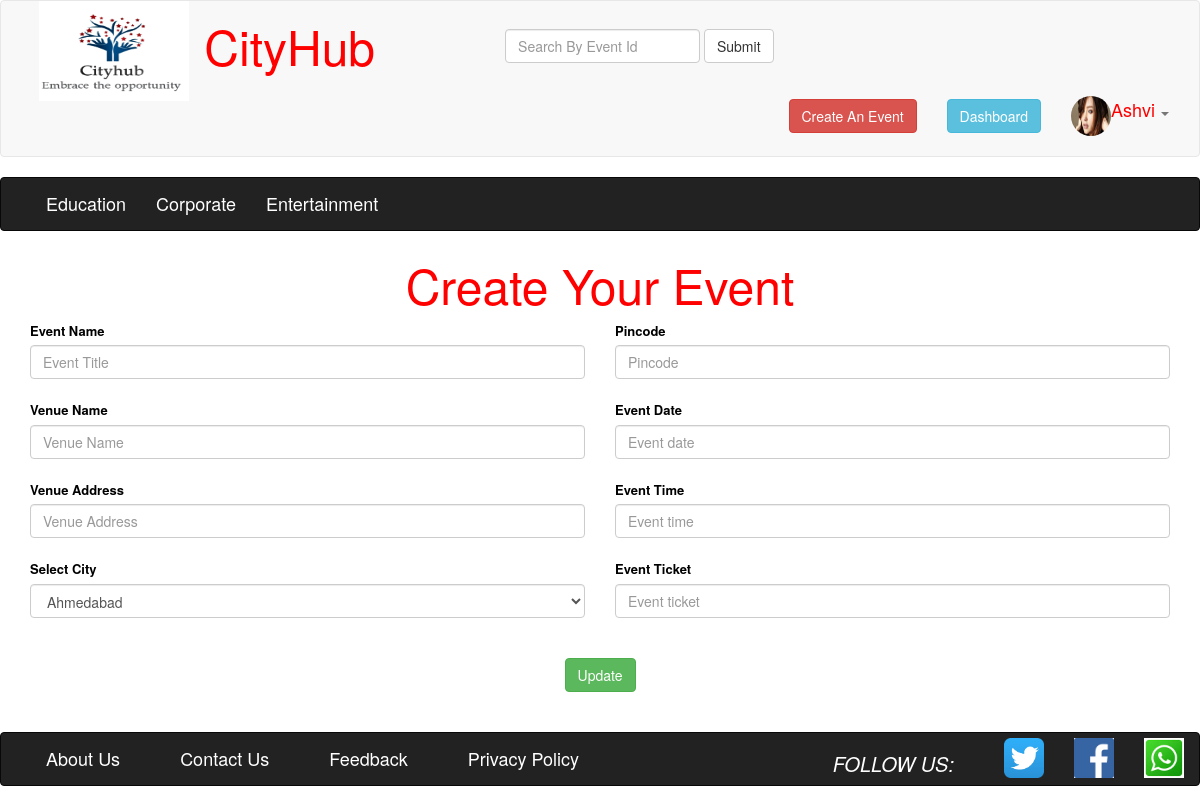
Screenshot of /updateevent.php (signed in) with the database file from the repository.
### tables this page shows
CREATE TABLE IF NOT EXISTS `user_tbl` (
  `pk_email_id` varchar(50) NOT NULL,
  `user_password` varchar(20) NOT NULL,
  `user_mobile_no` varchar(12) NOT NULL,
  `user_name` varchar(20) NOT NULL,
  `fk_city_id` int(11) NOT NULL,
  `user_type` varchar(11) DEFAULT NULL,
  `user_photo` varchar(1000) NOT NULL,
  PRIMARY KEY (`pk_email_id`)
);

CREATE TABLE IF NOT EXISTS `cat_tbl` (
  `pk_cat_id` int(11) NOT NULL AUTO_INCREMENT,
  `cat_name` char(20) NOT NULL,
  `flag` varchar(50) NOT NULL,
  PRIMARY KEY (`pk_cat_id`)
);

### database.php (called while the page is built, shortened)
<?php
class Database
{
	private static $host='localhost';
	private static $uname='root';
	private static $pwd='';
	private static $con=NULL;
	public static function connect()
	{
		self::$con=mysql_connect(self::$host,self::$uname,self::$pwd);
		return self::$con;
	}
	public function catdis()
	{
		$con=database::connect();
		$res=mysql_query("select * from cat_tbl where flag=1",$con);
		return $res;
	}
	public function checkadmin($email)
	{
		$con=database::connect();
		$res=mysql_query("select * from event_tbl where fk_email_id='$email'",$con);
		return $res;
	}
	public function getuserdetail($email)
	{
		$con=database::connect();
		$res=mysql_query("select * from user_tbl where pk_email_id='$email'",$con);
		return $res;
	}
	public function getAllCity()
	{
		$con=database::connect();
		$res=mysql_query("select * from city_tbl",$con);
		return $res;
	}
}
?>

### updateevent.php (the view, shortened to what this page needs)
<?php
	require 'database.php';
?>
<!DOCTYPE html>
<html>
<head>
<link href="Content/bootstrap.css" rel="stylesheet"/>
</head>
<body>
	<div class="row">
	<div class="col-md-12 col-sm-12">
	<?php
		if(isset($_SESSION["email"])!="")
		{
		require 'headerwithlogin.php';
	}
	else
	{
	require 'header.php';
	}
	?>
	</div>
	</div>
	<div class="row">
	<div class="col-md-12 col-sm-12">
	<?php
		require 'catheader.php';
	?>
	</div>
	</div>
	<div class="row">
	<div class="col-md-12 col-sm-12">
		<center><font font size="15" color="red"> Create Your Event </font></center>
	</div>
	</div>
	<div class="container">
	<div class="row">
	<div class="col-md-6 col-sm-6">
		<div class="form">
			<form method="post" action="#" enctype="multipart/form-data">
					<label><font color="black" size=2>Event Name</font></label>
					<input type="text" placeholder="Event Title" name="txtname" class="form-control" value="<?php echo $event_name; ?>" required/>
					<label><font color="black" size=2>Venue Name</font></label>
					<input type="text" placeholder="Venue Name" name="txtvenuename" value="<?php echo $venue_name; ?>" class="form-control" required/>
					<label><font color="black" size=2>Venue Address</font></label>
					<input type="text" placeholder="Venue Address" name="txtvenueaddress"value="<?php echo $venue_add; ?>" class="form-control" required/>
					<label><font color="black" size=2>Select City</font></label>
					<select name="txtcity" class="form-control" >
								<?php
									$obj=new database();
									$res=$obj->getAllCity();
									while($row=mysql_fetch_array($res,MYSQL_ASSOC))
									{
										echo '<option value="'.$row["pk_city_id"].'"';
										if($row["pk_city_id"]==$city_id){
										echo 'selected="selected"';
										}
										echo '>'.$row["city_name"].'</option>';
									}
								?>
					</select>
		</div>
	</div>
	<div class="col-md-6 col-sm-6">
					<label><font color="black" size=2>Pincode</font></label>
					<input type="number" placeholder="Pincode" name="txtpincode" value="<?php echo $pincode; ?>" class="form-control" required/>
					<label><font color="black" size=2>Event Date</font></label>
					<input type="text" placeholder="Event date" name="txtdate" value="<?php echo $event_date; ?>" class="form-control" required/>
					<label><font color="black" size=2>Event Time</font></label>
					<input type="text" placeholder="Event time" name="txttime" value="<?php echo $event_time; ?>" class="form-control" required/>
					<label><font color="black" size=2>Event Ticket</font></label>
					<input type="text" placeholder="Event ticket" name="txtticket" class="form-control" value="<?php echo $event_ticket; ?>" required/>
	</div>
	</div>
	</div>
	<br>
		<div>
				<center><input type="submit" name="btncreate" value="Update" class="btn btn-success"/></center>
		</div>
<div class="row">
	<div class="col-md-12 col-sm-12">
	<?php
		require 'footer.php';
	?>
	</div>
	</div>
</body>
</html>

### headerwithlogin.php (shortened to what this page needs)
<nav class="navbar navbar-default  ">
  <div class="container-fluid">
    <div class="navbar-header">
      <img src="logo.png" height="100" width="150"></img>
    </div>
	<div class="collapse navbar-collapse" id="bs-example-navbar-collapse-1" >
	<?php
		$email=$_SESSION["email"];
		$obj=new database();
		$res=$obj->getuserdetail($email);
	?>	<ul class="nav navbar-nav" style=" margin-top:20px;" >
        <li ><a href="index.php"  ><font size="15" color="red">CityHub</font></a> </li>
		</ul>
		<form class="navbar-form navbar-left" style="margin-left:100px;" method="post" >
        <div class="form-group" style=" margin-top:20px;">
          <input type="text" class="form-control" placeholder="Search By Event Id" id="test" name="search">
        </div>
        <button type="submit" class="btn btn-default" name="submit" style=" margin-top:20px;">Submit</button>
      </form>
      <ul class="nav navbar-nav navbar-right" style=" margin-top:5px;">
        <li ><a href="create.php"><button type="button" class="btn btn-danger navbar-btn" >Create An Event</button></a></li>
		<?php
   $obj=new database();
		$res1=$obj->checkadmin($email);
		$cnt=mysql_num_rows($res1);
		if($cnt>=1)
		{
			echo '  <li ><a href="dashboard.php"><button type="button" class="btn btn-info navbar-btn">Dashboard</button></a></li>';
		}
   ?>
       <li  class="dropdown">
          <a href="#" class="dropdown-toggle" data-toggle="dropdown" role="button" aria-haspopup="true" aria-expanded="false"><img src="<?php
			while($row=mysql_fetch_assoc($res))
			{
				echo $row["user_photo"];
				$name=$row["user_name"];
			}
		?> "height=40px width=40px   class="img-circle" style="margin-top:5px;"/><font size="4" color="red" ><?php echo $name; ?></font> <span class="caret"></span></a>
        </li>
      </ul>
   </div>
  </div>
</nav>

### catheader.php (shortened to what this page needs)
<nav class="navbar navbar-inverse ">
  <div class="container-fluid">
	<div class="collapse navbar-collapse" id="bs-example-navbar-collapse-3">
	<ul class="nav navbar-nav">
	<?php
		$obj=new database();
		$res=$obj->catdis();
		while($row=mysql_fetch_assoc($res))
		{
			echo '<li><a href="catdis.php?id='.$row["pk_cat_id"].'"><font size="4" color="white">'.$row["cat_name"].'</font></a></li>';
		}
	?>
	</ul>
    </div>
  </div>
</nav>

### rows the page displays
user_tbl: user_photo (picture), user_name "Ashvi"
cat_tbl: cat_name "Education"
cat_tbl: cat_name "Corporate"
cat_tbl: cat_name "Entertainment"

### other values shown
form field txtcity "Ahmedabad"
